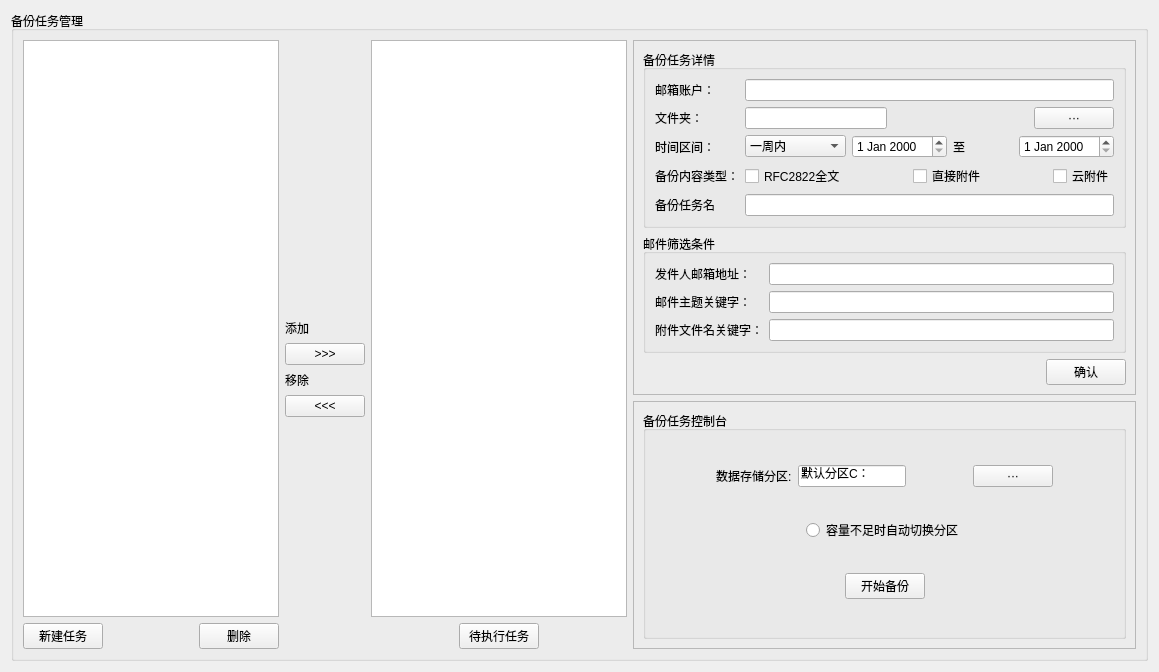
<?xml version="1.0" encoding="UTF-8"?>
<ui version="4.0">
 <class>BackupTaskPage</class>
 <widget class="QWidget" name="BackupTaskPage">
  <property name="geometry">
   <rect>
    <x>0</x>
    <y>0</y>
    <width>1159</width>
    <height>672</height>
   </rect>
  </property>
  <property name="windowTitle">
   <string>Form</string>
  </property>
  <layout class="QHBoxLayout" name="horizontalLayout">
   <item>
    <widget class="QGroupBox" name="groupBox">
     <property name="title">
      <string>备份任务管理</string>
     </property>
     <layout class="QHBoxLayout" name="horizontalLayout_12">
      <item>
       <layout class="QHBoxLayout" name="horizontalLayout_11">
        <item>
         <layout class="QVBoxLayout" name="verticalLayout">
          <item>
           <widget class="QListView" name="listView_all"/>
          </item>
          <item>
           <layout class="QHBoxLayout" name="horizontalLayout_2">
            <item>
             <widget class="QPushButton" name="button_new">
              <property name="text">
               <string>新建任务</string>
              </property>
             </widget>
            </item>
            <item>
             <spacer name="horizontalSpacer">
              <property name="orientation">
               <enum>Qt::Horizontal</enum>
              </property>
              <property name="sizeHint" stdset="0">
               <size>
                <width>40</width>
                <height>20</height>
               </size>
              </property>
             </spacer>
            </item>
            <item>
             <widget class="QPushButton" name="button_delete">
              <property name="text">
               <string>删除</string>
              </property>
             </widget>
            </item>
           </layout>
          </item>
         </layout>
        </item>
        <item>
         <layout class="QVBoxLayout" name="verticalLayout_7">
          <item>
           <spacer name="verticalSpacer">
            <property name="orientation">
             <enum>Qt::Vertical</enum>
            </property>
            <property name="sizeHint" stdset="0">
             <size>
              <width>20</width>
              <height>40</height>
             </size>
            </property>
           </spacer>
          </item>
          <item>
           <layout class="QVBoxLayout" name="verticalLayout_5">
            <item>
             <widget class="QLabel" name="label_all2cur">
              <property name="text">
               <string>添加</string>
              </property>
             </widget>
            </item>
            <item>
             <widget class="QPushButton" name="button_add_exec">
              <property name="text">
               <string>&gt;&gt;&gt;</string>
              </property>
             </widget>
            </item>
           </layout>
          </item>
          <item>
           <layout class="QVBoxLayout" name="verticalLayout_6">
            <item>
             <widget class="QLabel" name="label_cur2all">
              <property name="text">
               <string>移除</string>
              </property>
             </widget>
            </item>
            <item>
             <widget class="QPushButton" name="button_del_exec">
              <property name="text">
               <string>&lt;&lt;&lt;</string>
              </property>
             </widget>
            </item>
            <item>
             <spacer name="verticalSpacer_2">
              <property name="orientation">
               <enum>Qt::Vertical</enum>
              </property>
              <property name="sizeHint" stdset="0">
               <size>
                <width>20</width>
                <height>40</height>
               </size>
              </property>
             </spacer>
            </item>
           </layout>
          </item>
         </layout>
        </item>
        <item>
         <layout class="QVBoxLayout" name="verticalLayout_4">
          <item>
           <widget class="QListView" name="listView_cur"/>
          </item>
          <item>
           <layout class="QHBoxLayout" name="horizontalLayout_10">
            <item>
             <spacer name="horizontalSpacer_16">
              <property name="orientation">
               <enum>Qt::Horizontal</enum>
              </property>
              <property name="sizeHint" stdset="0">
               <size>
                <width>40</width>
                <height>20</height>
               </size>
              </property>
             </spacer>
            </item>
            <item>
             <widget class="QPushButton" name="button_tasks">
              <property name="text">
               <string>待执行任务</string>
              </property>
             </widget>
            </item>
            <item>
             <spacer name="horizontalSpacer_15">
              <property name="orientation">
               <enum>Qt::Horizontal</enum>
              </property>
              <property name="sizeHint" stdset="0">
               <size>
                <width>40</width>
                <height>20</height>
               </size>
              </property>
             </spacer>
            </item>
           </layout>
          </item>
         </layout>
        </item>
       </layout>
      </item>
      <item>
       <layout class="QVBoxLayout" name="verticalLayout_9">
        <item>
         <widget class="QFrame" name="frame">
          <property name="frameShape">
           <enum>QFrame::StyledPanel</enum>
          </property>
          <property name="frameShadow">
           <enum>QFrame::Raised</enum>
          </property>
          <layout class="QVBoxLayout" name="verticalLayout_2">
           <item>
            <widget class="QGroupBox" name="groupBox_2">
             <property name="title">
              <string>备份任务详情</string>
             </property>
             <layout class="QGridLayout" name="gridLayout">
              <item row="0" column="0">
               <widget class="QLabel" name="label_account">
                <property name="text">
                 <string>邮箱账户：</string>
                </property>
               </widget>
              </item>
              <item row="0" column="1">
               <widget class="QLineEdit" name="lineEdit_account"/>
              </item>
              <item row="1" column="0">
               <widget class="QLabel" name="label_folders">
                <property name="text">
                 <string>文件夹：</string>
                </property>
               </widget>
              </item>
              <item row="1" column="1">
               <layout class="QHBoxLayout" name="horizontalLayout_3">
                <item>
                 <widget class="QLineEdit" name="lineEdit_folders"/>
                </item>
                <item>
                 <spacer name="horizontalSpacer_2">
                  <property name="orientation">
                   <enum>Qt::Horizontal</enum>
                  </property>
                  <property name="sizeHint" stdset="0">
                   <size>
                    <width>40</width>
                    <height>20</height>
                   </size>
                  </property>
                 </spacer>
                </item>
                <item>
                 <widget class="QPushButton" name="button_add_folder">
                  <property name="text">
                   <string>···</string>
                  </property>
                 </widget>
                </item>
               </layout>
              </item>
              <item row="2" column="0">
               <widget class="QLabel" name="label_date">
                <property name="text">
                 <string>时间区间：</string>
                </property>
               </widget>
              </item>
              <item row="2" column="1">
               <layout class="QHBoxLayout" name="horizontalLayout_4">
                <item>
                 <widget class="QComboBox" name="comboBox_date">
                  <item>
                   <property name="text">
                    <string>一周内</string>
                   </property>
                  </item>
                  <item>
                   <property name="text">
                    <string>半个月内</string>
                   </property>
                  </item>
                  <item>
                   <property name="text">
                    <string>一个月内</string>
                   </property>
                  </item>
                  <item>
                   <property name="text">
                    <string>三个月内</string>
                   </property>
                  </item>
                  <item>
                   <property name="text">
                    <string>半年内</string>
                   </property>
                  </item>
                  <item>
                   <property name="text">
                    <string>一年内</string>
                   </property>
                  </item>
                  <item>
                   <property name="text">
                    <string>自定义时间段</string>
                   </property>
                  </item>
                 </widget>
                </item>
                <item>
                 <widget class="QDateEdit" name="dateEdit_start"/>
                </item>
                <item>
                 <widget class="QLabel" name="label_date_to">
                  <property name="text">
                   <string>至</string>
                  </property>
                 </widget>
                </item>
                <item>
                 <widget class="QDateEdit" name="dateEdit_end"/>
                </item>
               </layout>
              </item>
              <item row="3" column="0">
               <widget class="QLabel" name="label_content">
                <property name="text">
                 <string>备份内容类型：</string>
                </property>
               </widget>
              </item>
              <item row="3" column="1">
               <layout class="QHBoxLayout" name="horizontalLayout_5">
                <item>
                 <widget class="QCheckBox" name="checkBox">
                  <property name="text">
                   <string>RFC2822全文</string>
                  </property>
                 </widget>
                </item>
                <item>
                 <spacer name="horizontalSpacer_5">
                  <property name="orientation">
                   <enum>Qt::Horizontal</enum>
                  </property>
                  <property name="sizeHint" stdset="0">
                   <size>
                    <width>40</width>
                    <height>20</height>
                   </size>
                  </property>
                 </spacer>
                </item>
                <item>
                 <widget class="QCheckBox" name="checkBox_2">
                  <property name="text">
                   <string>直接附件</string>
                  </property>
                 </widget>
                </item>
                <item>
                 <spacer name="horizontalSpacer_6">
                  <property name="orientation">
                   <enum>Qt::Horizontal</enum>
                  </property>
                  <property name="sizeHint" stdset="0">
                   <size>
                    <width>40</width>
                    <height>20</height>
                   </size>
                  </property>
                 </spacer>
                </item>
                <item>
                 <widget class="QCheckBox" name="checkBox_3">
                  <property name="text">
                   <string>云附件</string>
                  </property>
                 </widget>
                </item>
               </layout>
              </item>
              <item row="4" column="0">
               <widget class="QLabel" name="label_taskname">
                <property name="text">
                 <string>备份任务名</string>
                </property>
               </widget>
              </item>
              <item row="4" column="1">
               <widget class="QLineEdit" name="lineEdit_taskname"/>
              </item>
             </layout>
            </widget>
           </item>
           <item>
            <widget class="QGroupBox" name="groupBox_3">
             <property name="title">
              <string>邮件筛选条件</string>
             </property>
             <layout class="QGridLayout" name="gridLayout_2">
              <item row="1" column="0">
               <widget class="QLabel" name="label_subject">
                <property name="text">
                 <string>邮件主题关键字：</string>
                </property>
               </widget>
              </item>
              <item row="0" column="1">
               <widget class="QLineEdit" name="lineEdit_from"/>
              </item>
              <item row="2" column="1">
               <widget class="QLineEdit" name="lineEdit_filename"/>
              </item>
              <item row="1" column="1">
               <widget class="QLineEdit" name="lineEdit_subject"/>
              </item>
              <item row="0" column="0">
               <widget class="QLabel" name="label_from">
                <property name="text">
                 <string>发件人邮箱地址：</string>
                </property>
               </widget>
              </item>
              <item row="2" column="0">
               <widget class="QLabel" name="label_filename">
                <property name="text">
                 <string>附件文件名关键字：</string>
                </property>
               </widget>
              </item>
             </layout>
            </widget>
           </item>
           <item>
            <layout class="QHBoxLayout" name="horizontalLayout_6">
             <item>
              <spacer name="horizontalSpacer_17">
               <property name="orientation">
                <enum>Qt::Horizontal</enum>
               </property>
               <property name="sizeHint" stdset="0">
                <size>
                 <width>40</width>
                 <height>20</height>
                </size>
               </property>
              </spacer>
             </item>
             <item>
              <widget class="QPushButton" name="button_modify">
               <property name="text">
                <string>确认</string>
               </property>
              </widget>
             </item>
            </layout>
           </item>
          </layout>
         </widget>
        </item>
        <item>
         <widget class="QFrame" name="frame_2">
          <property name="frameShape">
           <enum>QFrame::StyledPanel</enum>
          </property>
          <property name="frameShadow">
           <enum>QFrame::Raised</enum>
          </property>
          <layout class="QVBoxLayout" name="verticalLayout_8">
           <item>
            <widget class="QGroupBox" name="groupBox_4">
             <property name="title">
              <string>备份任务控制台</string>
             </property>
             <layout class="QVBoxLayout" name="verticalLayout_3">
              <item>
               <layout class="QHBoxLayout" name="horizontalLayout_7">
                <item>
                 <spacer name="horizontalSpacer_12">
                  <property name="orientation">
                   <enum>Qt::Horizontal</enum>
                  </property>
                  <property name="sizeHint" stdset="0">
                   <size>
                    <width>40</width>
                    <height>20</height>
                   </size>
                  </property>
                 </spacer>
                </item>
                <item>
                 <widget class="QLabel" name="label_10">
                  <property name="text">
                   <string>数据存储分区:</string>
                  </property>
                 </widget>
                </item>
                <item>
                 <widget class="QLineEdit" name="lineEdit_7">
                  <property name="text">
                   <string>默认分区C：</string>
                  </property>
                 </widget>
                </item>
                <item>
                 <spacer name="horizontalSpacer_7">
                  <property name="orientation">
                   <enum>Qt::Horizontal</enum>
                  </property>
                  <property name="sizeHint" stdset="0">
                   <size>
                    <width>40</width>
                    <height>20</height>
                   </size>
                  </property>
                 </spacer>
                </item>
                <item>
                 <widget class="QPushButton" name="button_tar">
                  <property name="text">
                   <string>···</string>
                  </property>
                 </widget>
                </item>
                <item>
                 <spacer name="horizontalSpacer_13">
                  <property name="orientation">
                   <enum>Qt::Horizontal</enum>
                  </property>
                  <property name="sizeHint" stdset="0">
                   <size>
                    <width>40</width>
                    <height>20</height>
                   </size>
                  </property>
                 </spacer>
                </item>
               </layout>
              </item>
              <item>
               <layout class="QHBoxLayout" name="horizontalLayout_8">
                <item>
                 <spacer name="horizontalSpacer_14">
                  <property name="orientation">
                   <enum>Qt::Horizontal</enum>
                  </property>
                  <property name="sizeHint" stdset="0">
                   <size>
                    <width>40</width>
                    <height>20</height>
                   </size>
                  </property>
                 </spacer>
                </item>
                <item>
                 <widget class="QRadioButton" name="radioButton">
                  <property name="text">
                   <string>容量不足时自动切换分区</string>
                  </property>
                 </widget>
                </item>
                <item>
                 <spacer name="horizontalSpacer_11">
                  <property name="orientation">
                   <enum>Qt::Horizontal</enum>
                  </property>
                  <property name="sizeHint" stdset="0">
                   <size>
                    <width>40</width>
                    <height>20</height>
                   </size>
                  </property>
                 </spacer>
                </item>
               </layout>
              </item>
              <item>
               <layout class="QHBoxLayout" name="horizontalLayout_9">
                <item>
                 <spacer name="horizontalSpacer_10">
                  <property name="orientation">
                   <enum>Qt::Horizontal</enum>
                  </property>
                  <property name="sizeHint" stdset="0">
                   <size>
                    <width>40</width>
                    <height>20</height>
                   </size>
                  </property>
                 </spacer>
                </item>
                <item>
                 <widget class="QPushButton" name="button_exec">
                  <property name="text">
                   <string>开始备份</string>
                  </property>
                 </widget>
                </item>
                <item>
                 <spacer name="horizontalSpacer_9">
                  <property name="orientation">
                   <enum>Qt::Horizontal</enum>
                  </property>
                  <property name="sizeHint" stdset="0">
                   <size>
                    <width>40</width>
                    <height>20</height>
                   </size>
                  </property>
                 </spacer>
                </item>
               </layout>
              </item>
             </layout>
            </widget>
           </item>
          </layout>
         </widget>
        </item>
       </layout>
      </item>
     </layout>
    </widget>
   </item>
  </layout>
 </widget>
 <resources/>
 <connections/>
</ui>
